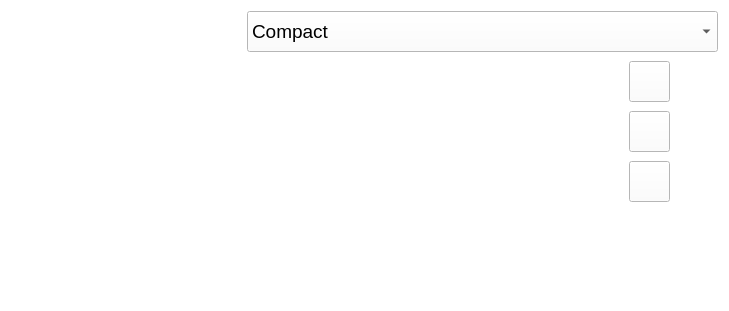
       <widget class="QWidget" name="InterfaceSettingsScrollAreaWidgetContents">
        <property name="geometry">
         <rect>
          <x>0</x>
          <y>0</y>
          <width>729</width>
          <height>311</height>
         </rect>
        </property>
        <property name="styleSheet">
         <string notr="true">background: transparent;</string>
        </property>
        <layout class="QVBoxLayout" name="ScrollLayout_5">
         <property name="spacing">
          <number>9</number>
         </property>
         <property name="sizeConstraint">
          <enum>QLayout::SizeConstraint::SetDefaultConstraint</enum>
         </property>
         <item>
          <layout class="QHBoxLayout" name="DownloaderThreadUISettingLayout">
           <item>
            <widget class="QLabel" name="DownloaderThreadUILabel">
             <property name="font">
              <font>
               <family>Segoe UI</family>
               <pointsize>15</pointsize>
               <bold>true</bold>
              </font>
             </property>
             <property name="styleSheet">
              <string notr="true">color: rgb(255, 255, 255);
background-color: rgba(0, 0, 0, 0);</string>
             </property>
             <property name="text">
              <string>Downloader Thread UI</string>
             </property>
             <property name="alignment">
              <set>Qt::AlignmentFlag::AlignLeading|Qt::AlignmentFlag::AlignLeft|Qt::AlignmentFlag::AlignVCenter</set>
             </property>
            </widget>
           </item>
           <item>
            <widget class="QComboBox" name="DownloaderThreadUIInput">
             <property name="minimumSize">
              <size>
               <width>471</width>
               <height>41</height>
              </size>
             </property>
             <property name="maximumSize">
              <size>
               <width>471</width>
               <height>41</height>
              </size>
             </property>
             <property name="font">
              <font>
               <pointsize>14</pointsize>
              </font>
             </property>
             <property name="toolTip">
              <string>&lt;html&gt;&lt;head/&gt;&lt;body&gt;&lt;p&gt;Style of the UI of each thread while downloading&lt;/p&gt;&lt;p&gt;&lt;span style=&quot; font-weight:700;&quot;&gt;Compact: &lt;/span&gt;Newer compact and smaller design&lt;span style=&quot; font-weight:700;&quot;&gt;&lt;br/&gt;Original: &lt;/span&gt;Older larger design, spaces out details&lt;br/&gt;&lt;span style=&quot; font-weight:700;&quot;&gt;Dynamic: &lt;/span&gt;Switches between compact and original depending on threads used to fit the screen&lt;/p&gt;&lt;p&gt;&lt;span style=&quot; font-weight:700;&quot;&gt;Compact Recommended&lt;/span&gt;&lt;/p&gt;&lt;/body&gt;&lt;/html&gt;</string>
             </property>
             <property name="styleSheet">
              <string notr="true">background-color: rgb(255, 255, 255);</string>
             </property>
             <item>
              <property name="text">
               <string>Compact</string>
              </property>
             </item>
             <item>
              <property name="text">
               <string>Original</string>
              </property>
             </item>
             <item>
              <property name="text">
               <string>Dynamic</string>
              </property>
             </item>
            </widget>
           </item>
          </layout>
         </item>
         <item>
          <layout class="QHBoxLayout" name="AutoOpenFolderSettingLayout">
           <property name="rightMargin">
            <number>48</number>
           </property>
           <item>
            <widget class="QLabel" name="AutoOpenFolderLabel">
             <property name="font">
              <font>
               <family>Segoe UI</family>
               <pointsize>15</pointsize>
               <bold>true</bold>
              </font>
             </property>
             <property name="styleSheet">
              <string notr="true">color: rgb(255, 255, 255);
background-color: rgba(0, 0, 0, 0);</string>
             </property>
             <property name="text">
              <string>Auto Open Download Folder</string>
             </property>
             <property name="alignment">
              <set>Qt::AlignmentFlag::AlignLeading|Qt::AlignmentFlag::AlignLeft|Qt::AlignmentFlag::AlignVCenter</set>
             </property>
            </widget>
           </item>
           <item>
            <widget class="CheckBox" name="AutoOpenFolderButton">
             <property name="enabled">
              <bool>true</bool>
             </property>
             <property name="minimumSize">
              <size>
               <width>41</width>
               <height>41</height>
              </size>
             </property>
             <property name="maximumSize">
              <size>
               <width>41</width>
               <height>41</height>
              </size>
             </property>
             <property name="font">
              <font>
               <pointsize>16</pointsize>
              </font>
             </property>
             <property name="toolTip">
              <string>&lt;html&gt;&lt;head/&gt;&lt;body&gt;&lt;p&gt;Toggles if the application automatically opens the target folder after a finished download&lt;/p&gt;&lt;/body&gt;&lt;/html&gt;</string>
             </property>
             <property name="styleSheet">
              <string notr="true">background-color: rgb(255, 255, 255);
color: rgb(0, 0, 0);</string>
             </property>
             <property name="text">
              <string/>
             </property>
            </widget>
           </item>
          </layout>
         </item>
         <item>
          <layout class="QHBoxLayout" name="SidebarIconsColourSettingLayout">
           <property name="rightMargin">
            <number>48</number>
           </property>
           <item>
            <widget class="QLabel" name="SidebarIconsColourLabel">
             <property name="font">
              <font>
               <family>Segoe UI</family>
               <pointsize>15</pointsize>
               <bold>true</bold>
              </font>
             </property>
             <property name="styleSheet">
              <string notr="true">color: rgb(255, 255, 255);
background-color: rgba(0, 0, 0, 0);</string>
             </property>
             <property name="text">
              <string>Sidebar Icons Colour</string>
             </property>
             <property name="alignment">
              <set>Qt::AlignmentFlag::AlignLeading|Qt::AlignmentFlag::AlignLeft|Qt::AlignmentFlag::AlignVCenter</set>
             </property>
            </widget>
           </item>
           <item>
            <widget class="CheckBox" name="SidebarIconsColourButton">
             <property name="enabled">
              <bool>true</bool>
             </property>
             <property name="minimumSize">
              <size>
               <width>41</width>
               <height>41</height>
              </size>
             </property>
             <property name="maximumSize">
              <size>
               <width>41</width>
               <height>41</height>
              </size>
             </property>
             <property name="font">
              <font>
               <pointsize>16</pointsize>
              </font>
             </property>
             <property name="styleSheet">
              <string notr="true">background-color: rgb(255, 255, 255);
color: rgb(0, 0, 0);</string>
             </property>
             <property name="text">
              <string/>
             </property>
            </widget>
           </item>
          </layout>
         </item>
         <item>
          <layout class="QHBoxLayout" name="CheckForUpdatesSettingLayout">
           <property name="rightMargin">
            <number>48</number>
           </property>
           <item>
            <widget class="QLabel" name="CheckForUpdatesLabel">
             <property name="font">
              <font>
               <family>Segoe UI</family>
               <pointsize>15</pointsize>
               <bold>true</bold>
              </font>
             </property>
             <property name="styleSheet">
              <string notr="true">color: rgb(255, 255, 255);
background-color: rgba(0, 0, 0, 0);</string>
             </property>
             <property name="text">
              <string>Check For Updates</string>
             </property>
             <property name="alignment">
              <set>Qt::AlignmentFlag::AlignLeading|Qt::AlignmentFlag::AlignLeft|Qt::AlignmentFlag::AlignVCenter</set>
             </property>
            </widget>
           </item>
           <item>
            <widget class="CheckBox" name="CheckForUpdatesButton">
             <property name="enabled">
              <bool>true</bool>
             </property>
             <property name="minimumSize">
              <size>
               <width>41</width>
               <height>41</height>
              </size>
             </property>
             <property name="maximumSize">
              <size>
               <width>41</width>
               <height>41</height>
              </size>
             </property>
             <property name="font">
              <font>
               <pointsize>16</pointsize>
              </font>
             </property>
             <property name="toolTip">
              <string>&lt;html&gt;&lt;head/&gt;&lt;body&gt;&lt;p&gt;Toggles if the application checks for updates when launching&lt;/p&gt;&lt;/body&gt;&lt;/html&gt;</string>
             </property>
             <property name="styleSheet">
              <string notr="true">background-color: rgb(255, 255, 255);
color: rgb(0, 0, 0);</string>
             </property>
             <property name="text">
              <string/>
             </property>
            </widget>
           </item>
          </layout>
         </item>
         <item>
          <widget class="QWidget" name="InterfaceSettingsScrollAreaFiller" native="true">
           <property name="sizePolicy">
            <sizepolicy hsizetype="Expanding" vsizetype="Expanding">
             <horstretch>0</horstretch>
             <verstretch>0</verstretch>
            </sizepolicy>
           </property>
          </widget>
         </item>
        </layout>
       </widget>
